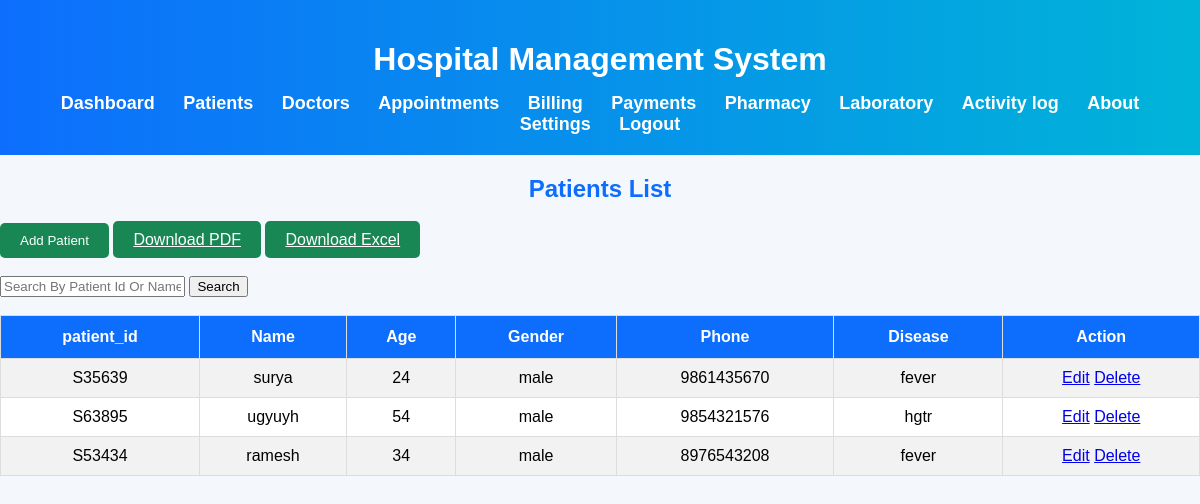
The app's page /patients/ with its own data.
### patients/models.py (models this page shows, shortened)
class Patient(models.Model):
    patient_id=models.CharField(max_length=10,unique=True,null=True,blank=True)
    name=models.CharField(max_length=100)
    age=models.IntegerField()
    gender=models.CharField(max_length=10)
    phone=models.CharField(max_length=15)
    disease=models.CharField(max_length=100)

### patients/views.py (the view)
# urls.py: path('patients/',views.patient_list,name='patient_list'),
def patient_list(request):
    search=request.GET.get('search')
    if search:
        patients=Patient.objects.filter(Q (patient_id__icontains=search)|Q(name__icontains=search))
    else:
        patients=Patient.objects.all()
    return render(request,'patients/patient_list.html',{'patients':patients,'search':search})

### patients/templates/patients/patient_list.html (shortened to what this page needs)
{% load static %}
<!DOCTYPE html>
<html lang="en">
<head>
    <link rel="stylesheet"href="{% static 'css/style.css'%}">
</head>
<body>
    <header>
    <h1>Hospital Management System</h1>
    <nav>
        <a href="{% url 'dashboard' %}">Dashboard</a>
        <a href="{% url 'patient_list' %}">Patients</a>
        <a href="{% url 'doctor_list' %}">Doctors</a>
        <a href="{% url 'appointment_list' %}">Appointments</a>
        <a href="{% url 'billing_list' %}">Billing</a>
        <a href="{% url 'payment_list' %}">Payments</a>
        <a href="{% url 'medicine_list' %}">Pharmacy</a>
        <a href="{% url 'laboratory_list' %}">Laboratory</a>
        <a href="{% url 'activity_log' %}">Activity log</a>
        <a href="{% url 'about' %}">About</a>
        <a href="{% url 'settings' %}">Settings</a>
        <a href="{% url 'logout' %}">Logout</a>
    </nav>
</header>
    <h2>Patients List</h2>
    <a href="{% url 'add_patient' %}"><button class="btn">Add Patient</button></a>
    <a href="{% url 'patient_pdf' %}" class="btn">Download PDF</a>
    <a href="{% url 'patient_excel' %}" class="btn">Download Excel</a>
    <br><br>
    <form method="GET">
        <input type="text"
            name="search"
            placeholder="Search By Patient Id Or Name" value="{{search|default:''}}">
        <button type="submit">Search</button>
    </form>
    <br>
    <table border="1" cellpadding="10">
        <tr>
            <th>patient_id</th>
            <th>Name</th>
            <th>Age</th>
            <th>Gender</th>
            <th>Phone</th>
            <th>Disease</th>
            <th>Action</th>
        </tr>
        {% for patient in patients %}
        <tr>
            <td>{{patient.patient_id}}</td>
            <td>{{patient.name}}</td>
            <td>{{patient.age}}</td>
            <td>{{patient.gender}}</td>
            <td>{{patient.phone}}</td>
            <td>{{patient.disease}}</td>
            <td>
                <a href="{% url 'edit_patient' patient.id %}">Edit</a>
                <a href="{%url 'delete_patient' patient.id %}">Delete</a>
            </td>
        </tr>
        {% empty %}
        <tr>
            <td colspan="7" style="text-align:center;color:red;font-size:20px;font-weight:bold;">
                Patient Not Found
            </td>
        </tr>
        {% endfor %}
    </table>
</body>
</html>

### patients/static/css/style.css (style rules this page uses)
body { margin:0; padding:0; font-family:Arial,sans-serif; background:#f4f7fb; }
header { background:linear-gradient(90deg,#0d6efd,#00b4d8); color:white; text-align:center; padding:20px; }
header h1 { color:white; margin-bottom:15px; }
nav { margin-top:10px; }
nav a { color:white; text-decoration:none; margin:12px; font-size:18px; font-weight:bold; transition:.3s; }
h2 { text-align:center; color:#0d6efd; }
.btn { background:#198754; color:white; border:none; padding:10px 20px; border-radius:5px; cursor:pointer; }
table { width:100%; border-collapse:collapse; background:white; }
table,th,td { border:1px solid #ddd; }
th { background:#0d6efd; color:white; padding:12px; }
td { padding:10px; text-align:center; }
tr:nth-child(even) { background:#f2f2f2; }

### records on screen
Patient: patient_id "S35639", name "surya", age "24", gender "male", phone "9861435670", disease "fever"
Patient: patient_id "S63895", name "ugyuyh", age "54", gender "male", phone "9854321576", disease "hgtr"
Patient: patient_id "S53434", name "ramesh", age "34", gender "male", phone "8976543208", disease "fever"
